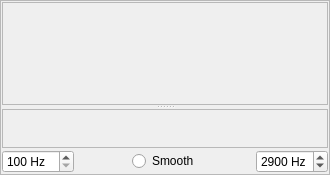
<?xml version="1.0" encoding="UTF-8"?>
<ui version="4.0">
 <class>SpectrumDisplay</class>
 <widget class="QFrame" name="SpectrumDisplay">
  <property name="geometry">
   <rect>
    <x>0</x>
    <y>0</y>
    <width>330</width>
    <height>175</height>
   </rect>
  </property>
  <property name="windowTitle">
   <string>Frame</string>
  </property>
  <property name="frameShape">
   <enum>QFrame::StyledPanel</enum>
  </property>
  <property name="frameShadow">
   <enum>QFrame::Raised</enum>
  </property>
  <layout class="QGridLayout" name="gridLayout">
   <property name="leftMargin">
    <number>1</number>
   </property>
   <property name="topMargin">
    <number>1</number>
   </property>
   <property name="rightMargin">
    <number>1</number>
   </property>
   <property name="bottomMargin">
    <number>1</number>
   </property>
   <property name="horizontalSpacing">
    <number>1</number>
   </property>
   <property name="verticalSpacing">
    <number>2</number>
   </property>
   <item row="1" column="0">
    <layout class="QHBoxLayout" name="horizontalLayout">
     <item>
      <widget class="QSpinBox" name="MinFreq">
       <property name="suffix">
        <string> Hz</string>
       </property>
       <property name="minimum">
        <number>100</number>
       </property>
       <property name="maximum">
        <number>1300</number>
       </property>
       <property name="singleStep">
        <number>100</number>
       </property>
      </widget>
     </item>
     <item>
      <spacer name="horizontalSpacer">
       <property name="orientation">
        <enum>Qt::Horizontal</enum>
       </property>
       <property name="sizeHint" stdset="0">
        <size>
         <width>40</width>
         <height>20</height>
        </size>
       </property>
      </spacer>
     </item>
     <item>
      <widget class="QRadioButton" name="Smooth">
       <property name="text">
        <string>Smooth</string>
       </property>
      </widget>
     </item>
     <item>
      <spacer name="horizontalSpacer_2">
       <property name="orientation">
        <enum>Qt::Horizontal</enum>
       </property>
       <property name="sizeHint" stdset="0">
        <size>
         <width>40</width>
         <height>20</height>
        </size>
       </property>
      </spacer>
     </item>
     <item>
      <widget class="QSpinBox" name="MaxFreq">
       <property name="suffix">
        <string> Hz</string>
       </property>
       <property name="minimum">
        <number>1400</number>
       </property>
       <property name="maximum">
        <number>3100</number>
       </property>
       <property name="singleStep">
        <number>100</number>
       </property>
       <property name="value">
        <number>2900</number>
       </property>
      </widget>
     </item>
    </layout>
   </item>
   <item row="0" column="0">
    <widget class="QSplitter" name="spectrumSplitter">
     <property name="sizePolicy">
      <sizepolicy hsizetype="Preferred" vsizetype="Preferred">
       <horstretch>0</horstretch>
       <verstretch>1</verstretch>
      </sizepolicy>
     </property>
     <property name="frameShape">
      <enum>QFrame::NoFrame</enum>
     </property>
     <property name="orientation">
      <enum>Qt::Vertical</enum>
     </property>
     <property name="opaqueResize">
      <bool>true</bool>
     </property>
     <property name="childrenCollapsible">
      <bool>false</bool>
     </property>
     <widget class="SpectrumWindow" name="spectrumWindow">
      <property name="minimumSize">
       <size>
        <width>100</width>
        <height>80</height>
       </size>
      </property>
      <property name="frameShape">
       <enum>QFrame::StyledPanel</enum>
      </property>
     </widget>
     <widget class="WaterfallWindow" name="waterfallWindow">
      <property name="minimumSize">
       <size>
        <width>100</width>
        <height>30</height>
       </size>
      </property>
      <property name="frameShape">
       <enum>QFrame::StyledPanel</enum>
      </property>
      <property name="frameShadow">
       <enum>QFrame::Plain</enum>
      </property>
     </widget>
    </widget>
   </item>
  </layout>
 </widget>
 <customwidgets>
  <customwidget>
   <class>SpectrumWindow</class>
   <extends>QFrame</extends>
   <header>spectrumwindow.h</header>
   <container>1</container>
   <slots>
    <signal>frequencyChanged(int)</signal>
   </slots>
  </customwidget>
  <customwidget>
   <class>WaterfallWindow</class>
   <extends>QFrame</extends>
   <header>waterfallwindow.h</header>
   <container>1</container>
   <slots>
    <signal>frequencyChanged(int)</signal>
   </slots>
  </customwidget>
 </customwidgets>
 <resources/>
 <connections>
  <connection>
   <sender>spectrumWindow</sender>
   <signal>frequencyChanged(int)</signal>
   <receiver>SpectrumDisplay</receiver>
   <slot>setnewFrequency(int)</slot>
   <hints>
    <hint type="sourcelabel">
     <x>204</x>
     <y>80</y>
    </hint>
    <hint type="destinationlabel">
     <x>204</x>
     <y>131</y>
    </hint>
   </hints>
  </connection>
  <connection>
   <sender>waterfallWindow</sender>
   <signal>frequencyChanged(int)</signal>
   <receiver>SpectrumDisplay</receiver>
   <slot>setnewFrequency(int)</slot>
   <hints>
    <hint type="sourcelabel">
     <x>204</x>
     <y>188</y>
    </hint>
    <hint type="destinationlabel">
     <x>204</x>
     <y>131</y>
    </hint>
   </hints>
  </connection>
 </connections>
 <slots>
  <slot>setnewFrequency(int)</slot>
 </slots>
</ui>
